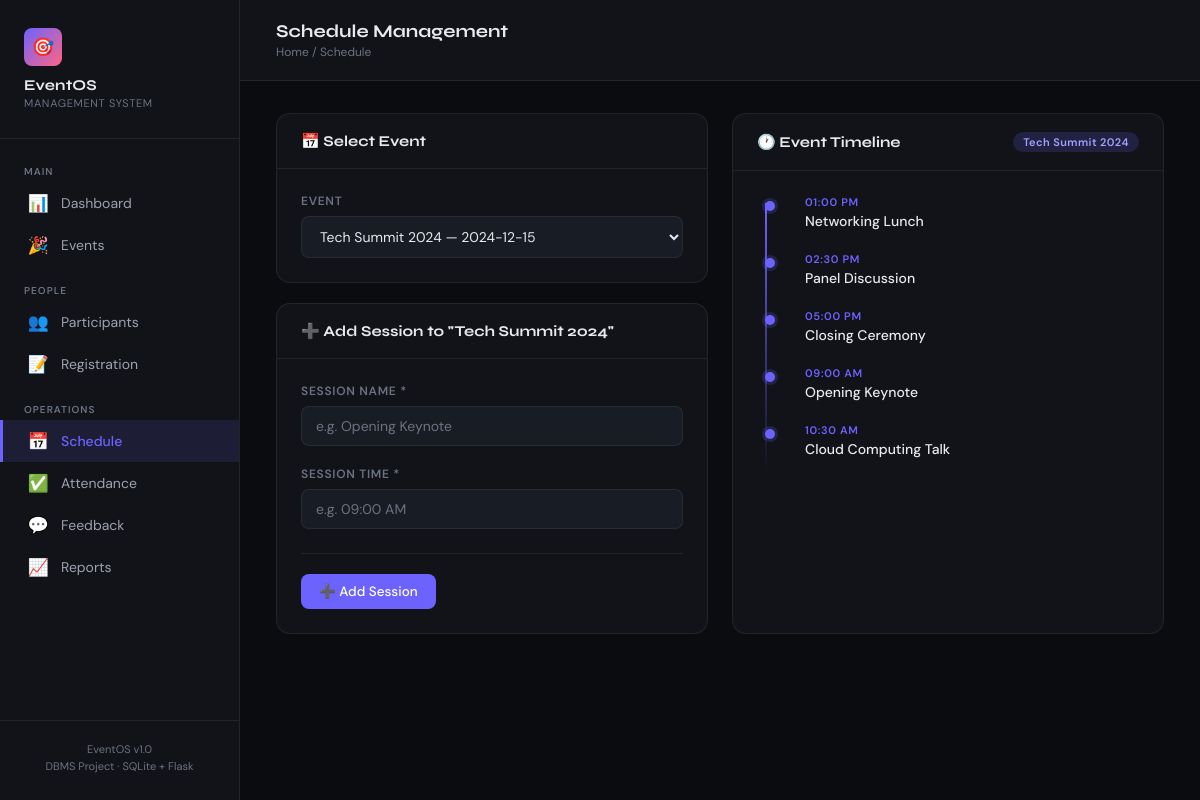
The page /schedule?event_id=1 on the database its author committed.
### tables this page shows
CREATE TABLE Events (
                id          INTEGER PRIMARY KEY AUTOINCREMENT,
                name        TEXT    NOT NULL,
                date        TEXT    NOT NULL,
                time        TEXT    NOT NULL,
                location    TEXT    NOT NULL,
                description TEXT
            );

CREATE TABLE Schedule (
                id           INTEGER PRIMARY KEY AUTOINCREMENT,
                event_id     INTEGER NOT NULL REFERENCES Events(id) ON DELETE CASCADE,
                session_name TEXT    NOT NULL,
                session_time TEXT    NOT NULL
            );

### app.py (the view)
@app.route('/schedule')
def schedule():
    events = db_get_all_events()
    selected_event_id = request.args.get('event_id', type=int)
    sessions = []
    selected_event = None
    if selected_event_id:
        sessions = db_get_schedule(selected_event_id)
        selected_event = db_get_event(selected_event_id)
    return render_template('schedule.html',
        events=events, sessions=sessions,
        selected_event=selected_event, selected_event_id=selected_event_id)

### app.py (called while the page is built)
def get_db():
    conn = sqlite3.connect(DB_PATH)
    conn.row_factory = sqlite3.Row
    conn.execute("PRAGMA foreign_keys = ON")
    return conn

def db_get_all_events():
    with get_db() as conn:
        return conn.execute('''
            SELECT e.*,
                   COUNT(DISTINCT r.participant_id) AS participant_count,
                   ROUND(AVG(f.rating), 1)          AS avg_rating
            FROM Events e
            LEFT JOIN Registrations r ON r.event_id = e.id
            LEFT JOIN Feedback f      ON f.event_id = e.id
            GROUP BY e.id
            ORDER BY e.date DESC
        ''').fetchall()

def db_get_event(event_id):
    with get_db() as conn:
        return conn.execute("SELECT * FROM Events WHERE id=?", (event_id,)).fetchone()

def db_get_schedule(event_id):
    with get_db() as conn:
        return conn.execute(
            "SELECT * FROM Schedule WHERE event_id=? ORDER BY session_time",
            (event_id,)
        ).fetchall()

### templates/schedule.html (shortened to what this page needs)
{% extends "base.html" %}
{% block page_title %}Schedule Management{% endblock %}
{% block breadcrumb %}Home / Schedule{% endblock %}
{% block content %}
<div class="two-col">
    <div style="display:flex; flex-direction:column; gap:20px">
        <div class="card">
            <div class="card-header">
                <h3>📅 Select Event</h3>
            </div>
            <div class="card-body">
                <form method="GET" action="{{ url_for('schedule') }}">
                    <div class="form-group">
                        <label>Event</label>
                        <select name="event_id" onchange="this.form.submit()">
                            {% for ev in events %}
                            <option value="{{ ev.id }}" {% if selected_event_id==ev.id %}selected{% endif %}>
                                {{ ev.name }} — {{ ev.date }}
                            </option>
                            {% endfor %}
                        </select>
                    </div>
                </form>
            </div>
        </div>
        {% if selected_event %}
        <div class="card">
            <div class="card-header">
                <h3>➕ Add Session to "{{ selected_event.name }}"</h3>
            </div>
            <div class="card-body">
                <form method="POST" action="{{ url_for('add_schedule') }}">
                    <div class="form-grid" style="grid-template-columns:1fr">
                        <div class="form-group">
                            <label>Session Name *</label>
                            <input type="text" name="session_name" placeholder="e.g. Opening Keynote" required />
                        </div>
                        <div class="form-group">
                            <label>Session Time *</label>
                            <input type="text" name="session_time" placeholder="e.g. 09:00 AM" required />
                        </div>
                    </div>
                    <div class="form-actions">
                        <button type="submit" class="btn btn-primary">➕ Add Session</button>
                    </div>
                </form>
            </div>
        </div>
        {% endif %}
    </div>
    <div class="card">
        <div class="card-header">
            <h3>🕐 Event Timeline</h3>
            {% if selected_event %}<span class="badge badge-purple">{{ selected_event.name }}</span>{% endif %}
        </div>
        <div class="card-body">
            {% if selected_event %}
            {% if sessions %}
            <div class="timeline">
                {% for s in sessions %}
                <div class="timeline-item">
                    <div class="timeline-time">{{ s.session_time }}</div>
                    <div class="timeline-name">{{ s.session_name }}</div>
                </div>
                {% endfor %}
            </div>
            {% else %}
            <div class="empty-state" style="padding:24px">
                <div class="empty-icon">📅</div>
                <h3>No sessions yet</h3>
                <p>Add sessions using the form on the left.</p>
            </div>
            {% endif %}
            {% else %}
            <div class="empty-state" style="padding:40px">
                <div class="empty-icon">📅</div>
                <h3>Select an event</h3>
                <p>Choose an event from the dropdown to view and manage its schedule.</p>
            </div>
            {% endif %}
        </div>
    </div>
</div>
{% endblock %}

### static/style.css (style rules this page uses)
:root { --bg: #0a0c10; --surface: #111318; --surface2: #181c24; --border: rgba(255, 255, 255, 0.07); --accent: #6c63ff; --accent2: #ff6584; --accent3: #43e97b; --text: #e8eaf0; --text-muted: #6b7280; --text-dim: #9ca3af; --radius: 14px; --radius-sm: 8px; --shadow: 0 4px 32px rgba(0, 0, 0, 0.45); --glow: 0 0 24px rgba(108, 99, 255, 0.18); --font-head: 'Syne', sans-serif; --font-body: 'DM Sans', sans-serif; --nav-w: 240px; --transition: 0.22s ease; }
*, *::before, *::after { box-sizing: border-box; margin: 0; padding: 0; }
html { scroll-behavior: smooth; }
body { font-family: var(--font-body); background: var(--bg); color: var(--text); min-height: 100vh; display: flex; overflow-x: hidden; }
.card { background: var(--surface); border: 1px solid var(--border); border-radius: var(--radius); overflow: hidden; }
.card-header { padding: 18px 24px; border-bottom: 1px solid var(--border); display: flex; align-items: center; justify-content: space-between; }
.card-header h3 { font-family: var(--font-head); font-size: 15px; font-weight: 700; color: var(--text); }
.card-body { padding: 24px; }
.badge { display: inline-block; padding: 3px 10px; border-radius: 99px; font-size: 11px; font-weight: 600; letter-spacing: 0.04em; }
.badge-purple { background: rgba(108, 99, 255, 0.18); color: #a89fff; }
.btn { display: inline-flex; align-items: center; gap: 7px; padding: 9px 18px; border-radius: var(--radius-sm); font-family: var(--font-body); font-size: 13.5px; font-weight: 500; border: none; cursor: pointer; text-decoration: none; transition: all var(--transition); white-space: nowrap; }
.btn-primary { background: var(--accent); color: #fff; }
.form-grid { display: grid; grid-template-columns: repeat(auto-fill, minmax(280px, 1fr)); gap: 20px; }
.form-group { display: flex; flex-direction: column; gap: 7px; }
label { font-size: 12px; font-weight: 600; color: var(--text-muted); text-transform: uppercase; letter-spacing: 0.06em; }
input, select, textarea { background: var(--surface2); border: 1px solid var(--border); border-radius: var(--radius-sm); color: var(--text); font-family: var(--font-body); font-size: 14px; padding: 10px 14px; transition: border-color var(--transition), box-shadow var(--transition); width: 100%; outline: none; }
input::placeholder, textarea::placeholder { color: var(--text-muted); }
select option { background: var(--surface2); }
.form-actions { display: flex; gap: 12px; align-items: center; margin-top: 24px; padding-top: 20px; border-top: 1px solid var(--border); }
.timeline { position: relative; padding-left: 28px; }
.timeline::before { content: ''; position: absolute; left: 8px; top: 8px; bottom: 8px; width: 2px; background: linear-gradient(180deg, var(--accent), transparent); }
.timeline-item { position: relative; padding: 0 0 22px 20px; }
.timeline-item::before { content: ''; position: absolute; left: -20px; top: 6px; width: 10px; height: 10px; border-radius: 50%; background: var(--accent); box-shadow: 0 0 0 3px rgba(108, 99, 255, 0.2); }
.timeline-time { font-size: 11px; font-weight: 600; color: var(--accent); text-transform: uppercase; letter-spacing: 0.06em; margin-bottom: 3px; }
.timeline-name { font-size: 14px; font-weight: 500; color: var(--text); }
.two-col { display: grid; grid-template-columns: 1fr 1fr; gap: 24px; }

### rows shown on the page
Events: name "Tech Summit 2024"
Schedule: session_time "01:00 PM", session_name "Networking Lunch"
Schedule: session_time "02:30 PM", session_name "Panel Discussion"
Schedule: session_time "05:00 PM", session_name "Closing Ceremony"
Schedule: session_time "09:00 AM", session_name "Opening Keynote"
Schedule: session_time "10:30 AM", session_name "Cloud Computing Talk"

### other values the page prints
form field event_id "Tech Summit 2024 — 2024-12-15"
